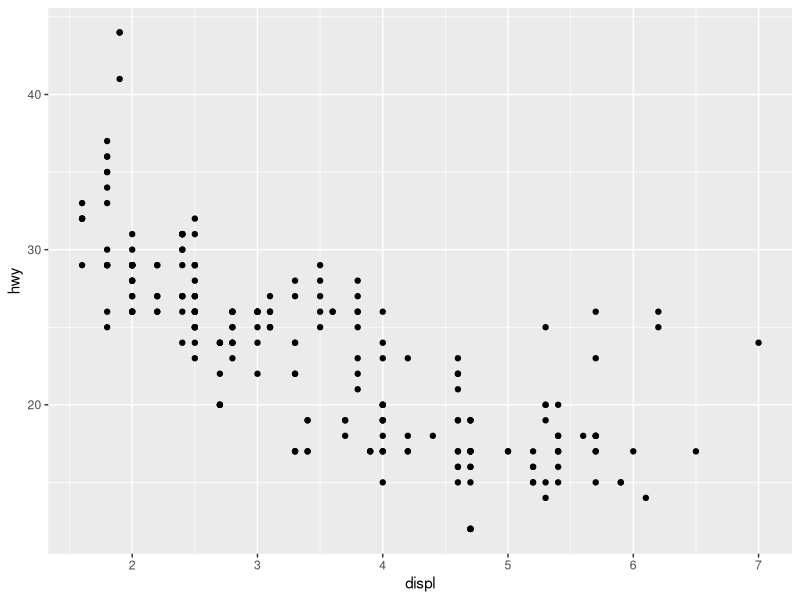
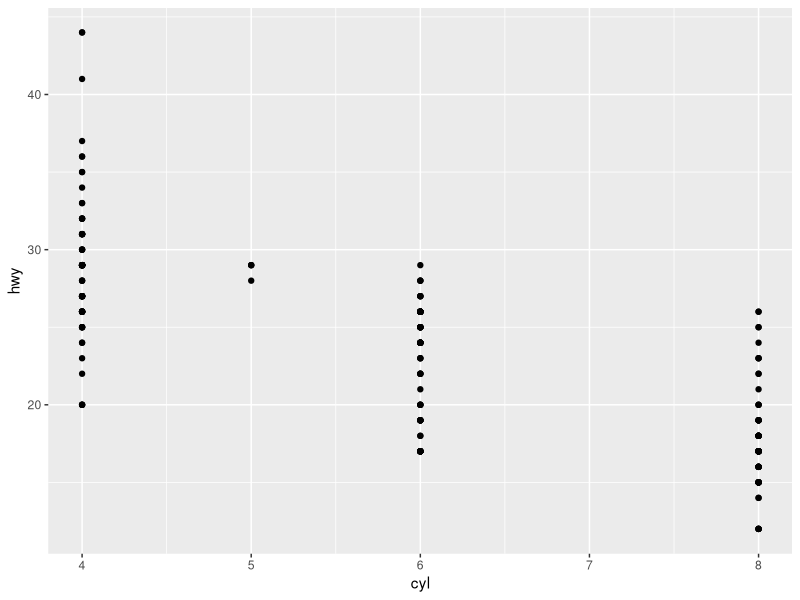
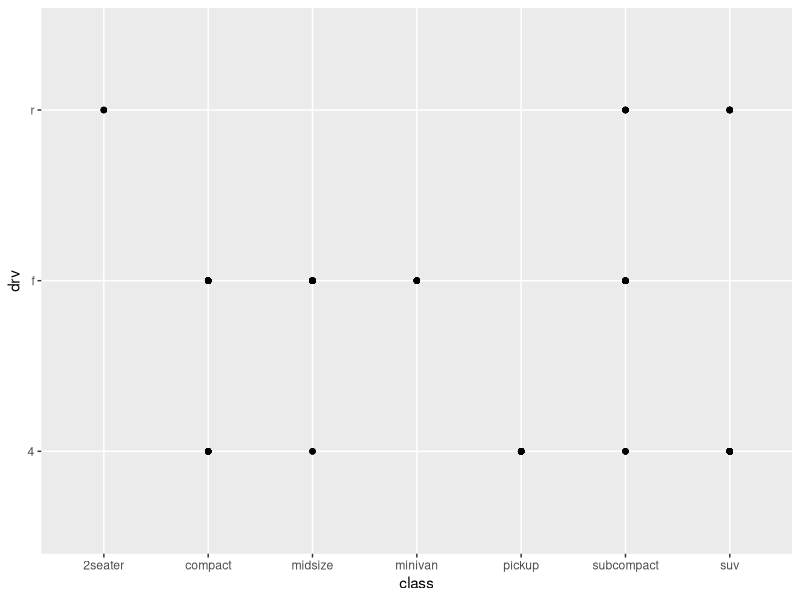
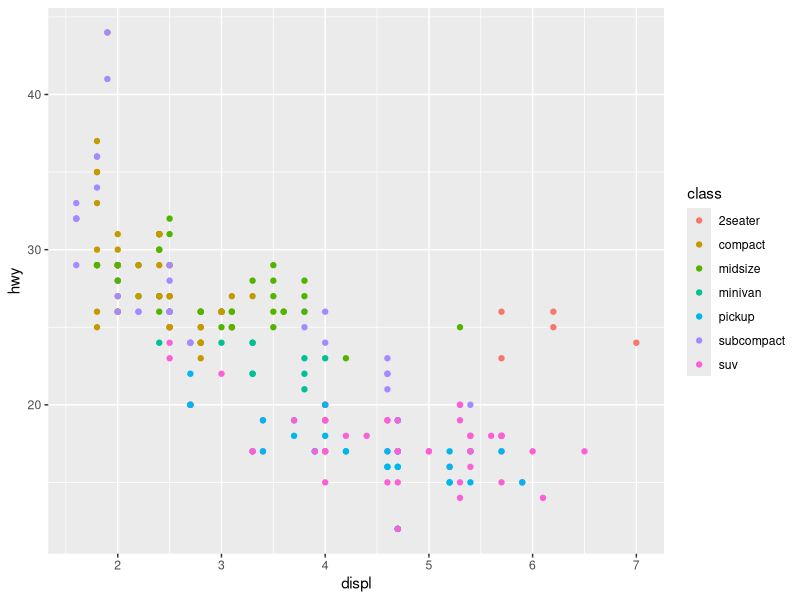
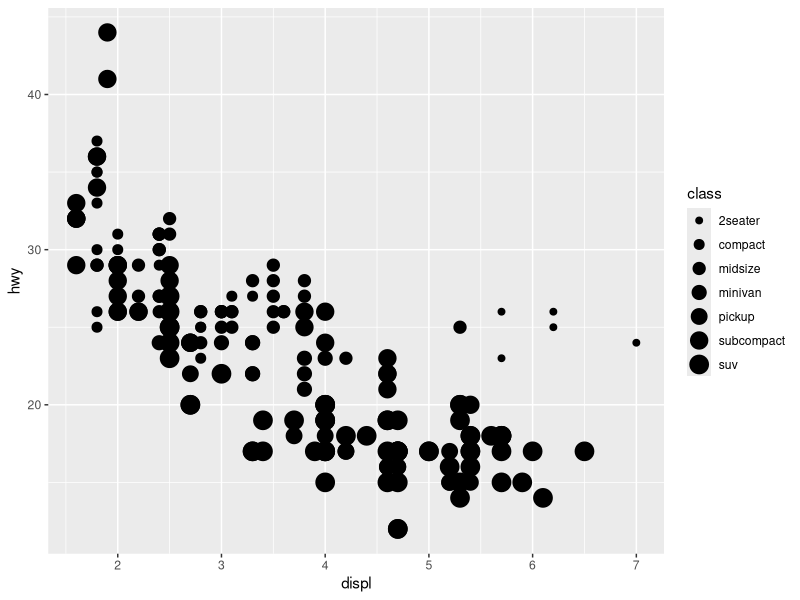
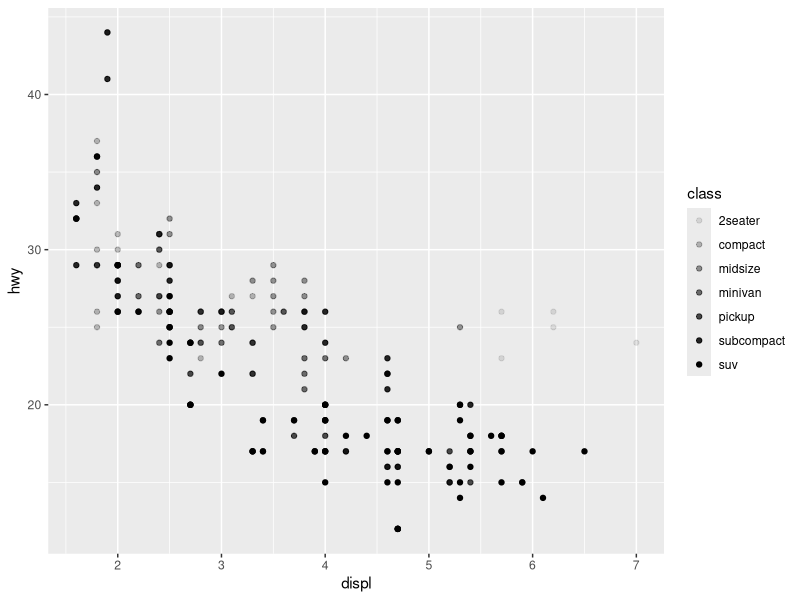
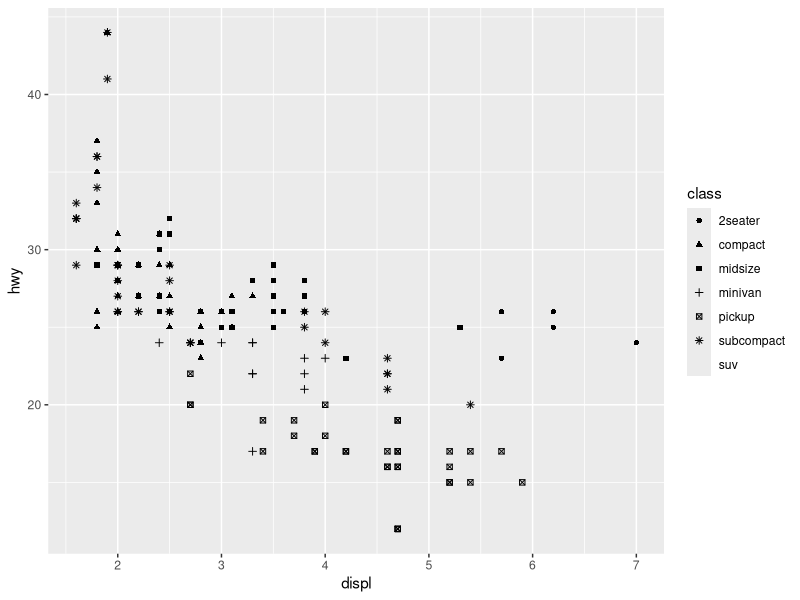
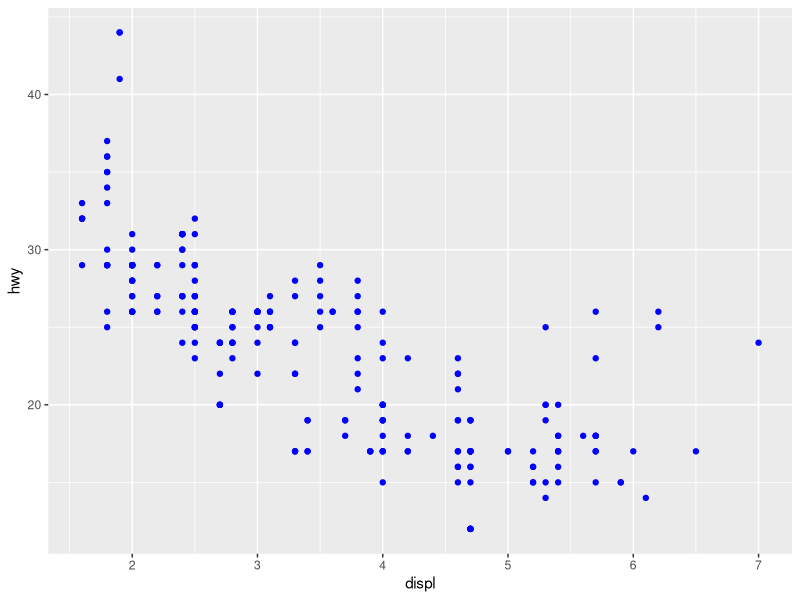

The R source for these figures, in order: (Note: this script raises an error after producing the figures.)
library(tidyverse)
# library(ggplot2)

# using included car data
head(mpg)
str(mpg)

# scatterplot of displacement vs highway miles-per-gallon
ggplot(data=mpg) + geom_point(mapping=aes(x=displ, y=hwy))

# excercises
# 1 ggplot data=mpg, what do you see?
# scatterplot of displ vs hwy

# 2 How many rows are in mtcars? How many columns?
?mtcars
# 32 rows, 11 variables
head(mtcars)


# 3 What does the drv variable describe? Read the help for ?mpg to find out
?mpg
# drv stands for f=front wheel drive, r=rear wheel drive, 4=4wd


# 4 make a scatterplot of hwy vs cyl
ggplot(data=mpg) + geom_point(mapping=aes(x=cyl, y=hwy))


# 5 What happens if you make a scatterplot of class vs drv? what not useful?
ggplot(data=mpg) + geom_point(mapping=aes(x=class, y=drv))
# no pattern, because no correlation between type of car and power train




# maps class to color
ggplot(data=mpg) + geom_point(mapping=aes(x=displ, y=hwy, color=class))


# maps class to size (class is not inherently ordered, not good idea)
ggplot(data=mpg) + geom_point(mapping=aes(x=displ, y=hwy, size=class))

# maps class to alpha (transparency)
ggplot(data=mpg) + geom_point(mapping=aes(x=displ, y=hwy, alpha=class))

# maps class to shape (too many classes, not a good idea)
ggplot(data=mpg) + geom_point(mapping=aes(x=displ, y=hwy, shape=class))

# forces points in geom-point to be blue
ggplot(data=mpg) + geom_point(mapping=aes(x=displ, y=hwy), color="blue")




# excercises
# 1 what's wrong? why not blue?
ggplot(data=mpg) + geom_point(mapping=aes(x=displ, y=hwy, color="blue"))
# the aesthetic color is supposed to be outside the aes() argument


# 2 which variables in mpg are categorical? which are continuous? how can you see this information when you run mpg?
?mpg
# categorical: manufacturer, model, trans, drv, fl, class
# continuous: displ, year, cyl, cty, hwy
str(mpg)


# 3 map a continuous variable to color, size and shape. How do these aesthetics behave differently for categorical versus continuous variables?
ggplot(data=mpg) + geom_point(mapping=aes(x=displ, y=hwy, color=cty))
# continuous color becaues a color gradient
ggplot(data=mpg) + geom_point(mapping=aes(x=displ, y=hwy, size=cty))
# size of dot varies with increase in continuous variable
ggplot(data=mpg) + geom_point(mapping=aes(x=displ, y=hwy, shape=cty))
# error, a continuous variable cannot be mapped to shape


# 4 what happens if you map the same variable to multiple aesthetics?
ggplot(data=mpg) + geom_point(mapping=aes(x=displ, y=hwy, color=cty, size=cty))
# if it makes sense, both aesthetics are applied


# 5 what does the stroke aesthetic do? What shapes does it work with?
ggplot(data=mpg) + geom_point(mapping=aes(x=displ, y=hwy), stroke=0.1)
?geom_point
# stroke controls the width of the brush


# 6 what happens if you map an aesthetic to something other than a variable name, like aes(color=displ<5)?
ggplot(data=mpg) + geom_point(mapping=aes(x=displ, y=hwy, color=displ<5))
# the displ<5 part becomes a true-false vector, and the color reflects the points that have displ less than 5, vs those with displ greater than or equal to 5





# facets plot by a var
ggplot(data=mpg) + geom_point(mapping=aes(x=displ, y=hwy)) + facet_wrap(~ class, nrow=2)
ggplot(data=mpg) + geom_point(mapping=aes(x=displ, y=hwy)) + facet_grid(. ~ class)
ggplot(data=mpg) + geom_point(mapping=aes(x=displ, y=hwy)) + facet_grid(class ~ .)



# facets plot by combos of two vars
ggplot(data=mpg) + geom_point(mapping=aes(x=displ, y=hwy)) + facet_grid(drv ~ cyl)


# facets plot by a var along one axis only
ggplot(data=mpg) + geom_point(mapping=aes(x=displ, y=hwy)) + facet_grid(. ~ cyl)
ggplot(data=mpg) + geom_point(mapping=aes(x=displ, y=hwy)) + facet_grid(cyl ~ .)





# Excercises
# 1 what happens if you facet on a continuous variable?
ggplot(data=mpg) + geom_point(mapping=aes(x=cty, y=hwy)) + facet_grid(. ~ displ)
str(mpg)
# it creates a facet for every distinct value of the continuous variable. Not good.


# 2 What do the empty cells in a plot with facet_grid(drv ~ cyl) mean? 
ggplot(data=mpg) + geom_point(mapping=aes(x=cty, y=hwy)) + facet_grid(drv ~ cyl)
# empty cells means some of the combos of drv and cyl have no data points
# ... How do they relate to this plot?
ggplot(data=mpg) + geom_point(mapping=aes(x=drv, y=cyl))
# there are empty parings , e.g. for drv = 4 and cyl = 5


# 3 what plots does the following code make? what does . do?
ggplot(data=mpg)+ geom_point(mapping=aes(x=displ, y=hwy)) + facet_grid(drv ~ .)
ggplot(data=mpg)+ geom_point(mapping=aes(x=displ, y=hwy)) + facet_grid(. ~ cyl)
# creates a facetted scatterplot. the dot facets along one axis only.


# 4 take the first faceted plot in this section. What are the advantages to using faceting instead of the color aesthetic? what are the disadvantages? How might the balance change if you had a larger dataset?
ggplot(data=mpg) + geom_point(mapping=aes(x=displ, y=hwy)) + facet_wrap(~ class, nrow=2)
# advantages of faceting vs color: much easier to see difference in spread between classes
# disadvantages of faceting vs color: less compact, more difficult to compare differences in displ for each class
# balance would tip to faceting if larger dataset had lots more classes


# 5 read ?facet_wrap. What does nrow do? what does ncol do? what other options control the layout of the individual panels? why doesn't facet_grid have nrow and ncol variables?
?facet_wrap
?facet_grid
# nrow and ncol are the number of rows and columns that the vis should wrap into
# layout is also controlled by options like dir, which controls direction the panels are drawn
# facet_grid forms a matrix defined by the combos of the variables


# 6 when using facet_grid() you should usually put the variable with more unique levels in the columns. why?
# because the columns will allow easier visual comparison across the independent variable





# using different geoms
# scatterplot
ggplot(data=mpg) + geom_point(mapping=aes(x=displ, y=hwy))
# smooth line plot? trend lines perhaps. smoothed conditional means.
ggplot(data=mpg) + geom_smooth(mapping=aes(x=displ, y=hwy))
# combo of scatterplot and smooth line
ggplot(data=mpg) + geom_point(mapping=aes(x=displ, y=hwy)) + geom_smooth(mapping=aes(x=displ, y=hwy))
?geom_smooth

# two-plots-in-one using a shared global mapping
ggplot(data=mpg, mapping=aes(x=displ, y=hwy)) + geom_point() + geom_smooth()
# ... and overriding local layer
ggplot(data=mpg, mapping=aes(x=displ, y=hwy)) + geom_point(mapping=aes(color=class)) + geom_smooth()





